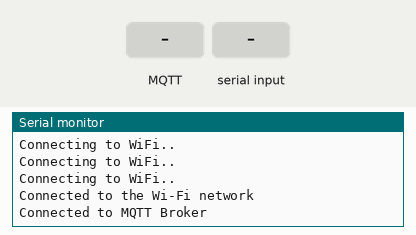
A sketch run on a simulated ESP32. Shown: the last lines printed to the serial monitor. Inputs (shaded band) come from the test bench. WiFi joins after 1.5 s; servers stay silent unless stated; no MQTT or app messages arrive unless stated.

Above: at 2.7 s.
2.8 s: MQTT message "0" arrives on the first subscribed topic
At 3.5 s:
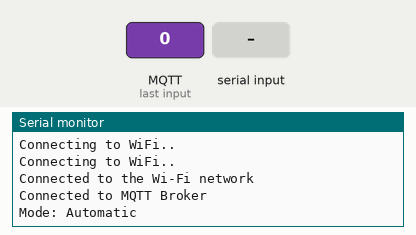
4.3 s: "0" received over the second serial link
At 4.6 s:
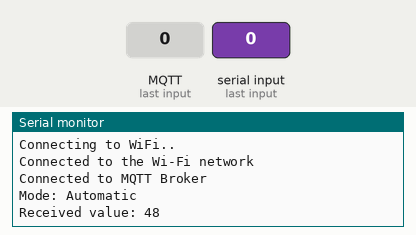
5.8 s: MQTT message "1" arrives on the first subscribed topic
At 7.0 s:
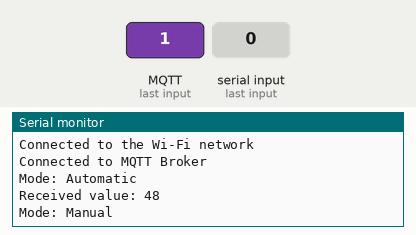
7.3 s: MQTT message "2" arrives on the first subscribed topic
At 8.1 s:
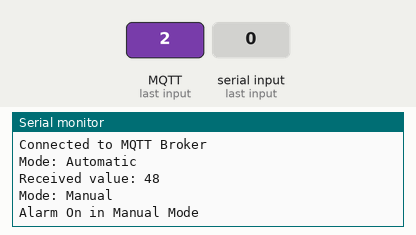
8.8 s: MQTT message "3" arrives on the first subscribed topic
At 9.3 s:
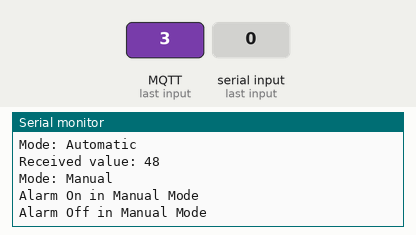
10.3 s: MQTT message "on" arrives on the first subscribed topic
At 11.6 s:
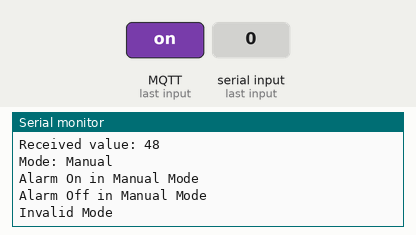

The sketch:

ESP_Code.ino
```cpp
#include <WiFi.h>
#include <PubSubClient.h>
#include <ESP32Firebase.h>

// Wi-Fi credentials
const char *ssid = "Sabur";         // Enter your Wi-Fi name
const char *password = "12131313";  // Enter Wi-Fi password

// MQTT broker details
const char *mqttBroker = "broker.hivemq.com";
const int mqttPort = 1883;
const char *mqttClientId = "ESP32CLIENT";
const char *topic = "mqttData";
const char *modeTopic = "operatingMode";

// Flag for manual mode
bool manualModeActive = false;

// Buffer for sensor readings
const int BUFFER_SIZE = 50;  // Adjust the size based on your requirements
uint8_t sensorReadings[BUFFER_SIZE];
int readingsCount = 0;

#define firebaseHost "https://mq2-sensor-logs-default-rtdb.asia-southeast1.firebasedatabase.app/"

WiFiClient espClient;
PubSubClient mqttClient(espClient);
Firebase firebase(firebaseHost);

void setupWifi() {
  WiFi.begin(ssid, password);
  while (WiFi.status() != WL_CONNECTED) {
    delay(500);
    Serial.println("Connecting to WiFi..");
  }
  Serial.println("Connected to the Wi-Fi network");
}

// Function to check and reconnect Wi-Fi if the connection is lost
void checkWifiConnection() {
  if (WiFi.status() != WL_CONNECTED) {
    Serial.println("WiFi connection lost. Reconnecting...");
    setupWifi();
  }
}

// MQTT callback function
void callback(char *topic, byte *payload, unsigned int length) {
  String modePayload = "";
  for (int i = 0; i < length; i++) {
    modePayload += (char)payload[i];
  }

  // Convert modePayload to a char to compare with single quotes
  char modeReceived = modePayload.charAt(0);

  // Handling mode changes
  switch (modeReceived) {
    case '0':
      Serial.println("Mode: Automatic");
      manualModeActive = false; // Automatic mode, deactivate manual mode flag
      Serial2.write('0'); // Sending '0' for automatic mode
      break;
    case '1':
      Serial.println("Mode: Manual");
      manualModeActive = true; // Manual mode activated
      Serial2.write('1'); // Sending '1' for manual mode
      break;
    case '2':
      if (manualModeActive) {
        Serial.println("Alarm On in Manual Mode");
        Serial2.write('2'); // Sending '2' for alarm on in manual mode
      } else {
        Serial.println("Can't set alarm on without manual mode active");
      }
      break;
    case '3':
      if (manualModeActive) {
        Serial.println("Alarm Off in Manual Mode");
        Serial2.write('3'); // Sending '3' for alarm off in manual mode
      } else {
        Serial.println("Can't set alarm off without manual mode active");
      }
      break;
    default:
      Serial.println("Invalid Mode");
      break;
  }
}

void setup() {
  Serial.begin(9600);
  Serial2.begin(9600);
  setupWifi();
  mqttClient.setServer(mqttBroker, mqttPort);
  mqttClient.setCallback(callback);
  mqttClient.subscribe(modeTopic);
}

void loop() {
  checkWifiConnection();

  // Reading data from sensor via Serial2
  if (Serial2.available() > 0 && readingsCount < BUFFER_SIZE) {
    sensorReadings[readingsCount] = Serial2.read();
    readingsCount++;
    Serial.print("Received value: ");
    Serial.println(sensorReadings[readingsCount - 1]);
  }

  // Publish sensor readings via MQTT if connected and data available
  if (mqttClient.connected() && readingsCount > 0) {
    publishReading();
  }

  // Reconnect to MQTT if not connected
  if (!mqttClient.connected()) {
    reconnectMQTT();
  }
  mqttClient.loop();
}

// Function to publish sensor readings via MQTT
void publishReading() {
  char readingString[8];  // Adjust the size as needed
  snprintf(readingString, sizeof(readingString), "%d", sensorReadings[0]);
  mqttClient.publish(topic, readingString);
  // firebase.setInt("MQ2 Reading", sensorReadings[0]);

  // Shift all readings in the buffer to the left to remove the published value
  for (int i = 1; i < readingsCount; i++) {
    sensorReadings[i - 1] = sensorReadings[i];
  }
  readingsCount--;
}

// Function to reconnect to MQTT broker
void reconnectMQTT() {
  while (!mqttClient.connected()) {
    if (mqttClient.connect(mqttClientId)) {
      Serial.println("Connected to MQTT Broker");
      mqttClient.subscribe(modeTopic);
    } else {
      Serial.println("MQTT connection failed, retrying...");
      delay(2000);
    }
  }
}
```

Measured:
- after the input at 2.8 s, the serial monitor: prints a new line at once (image 1)
- after the input at 4.3 s, the serial monitor: prints a new line at once (image 2)
- after the input at 5.8 s, the serial monitor: prints a new line at once (image 3)
- after the input at 7.3 s, the serial monitor: prints a new line at once (image 4)
- after the input at 8.8 s, the serial monitor: prints a new line at once (image 5)
- after the input at 10.3 s, the serial monitor: prints a new line at once (image 6)
